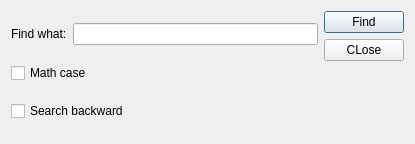
<?xml version="1.0" encoding="UTF-8"?>
<ui version="4.0">
 <class>Finddialog</class>
 <widget class="QDialog" name="Finddialog">
  <property name="geometry">
   <rect>
    <x>0</x>
    <y>0</y>
    <width>415</width>
    <height>144</height>
   </rect>
  </property>
  <property name="windowTitle">
   <string>Dialog</string>
  </property>
  <layout class="QHBoxLayout" name="horizontalLayout_2">
   <item>
    <layout class="QVBoxLayout" name="verticalLayout_2">
     <item>
      <layout class="QHBoxLayout" name="horizontalLayout">
       <item>
        <widget class="QLabel" name="label">
         <property name="text">
          <string>Find what:</string>
         </property>
        </widget>
       </item>
       <item>
        <widget class="QLineEdit" name="lineEdit"/>
       </item>
      </layout>
     </item>
     <item>
      <widget class="QCheckBox" name="caseCheckBox">
       <property name="text">
        <string>Math case</string>
       </property>
      </widget>
     </item>
     <item>
      <widget class="QCheckBox" name="backwardCheckBox">
       <property name="text">
        <string>Search backward</string>
       </property>
      </widget>
     </item>
    </layout>
   </item>
   <item>
    <layout class="QVBoxLayout" name="verticalLayout">
     <item>
      <widget class="QPushButton" name="findButton">
       <property name="text">
        <string>Find</string>
       </property>
      </widget>
     </item>
     <item>
      <widget class="QPushButton" name="closeButton">
       <property name="text">
        <string>CLose</string>
       </property>
      </widget>
     </item>
     <item>
      <spacer name="verticalSpacer">
       <property name="orientation">
        <enum>Qt::Vertical</enum>
       </property>
       <property name="sizeHint" stdset="0">
        <size>
         <width>20</width>
         <height>40</height>
        </size>
       </property>
      </spacer>
     </item>
    </layout>
   </item>
  </layout>
 </widget>
 <tabstops>
  <tabstop>lineEdit</tabstop>
  <tabstop>backwardCheckBox</tabstop>
  <tabstop>caseCheckBox</tabstop>
  <tabstop>findButton</tabstop>
  <tabstop>closeButton</tabstop>
 </tabstops>
 <resources/>
 <connections/>
</ui>
